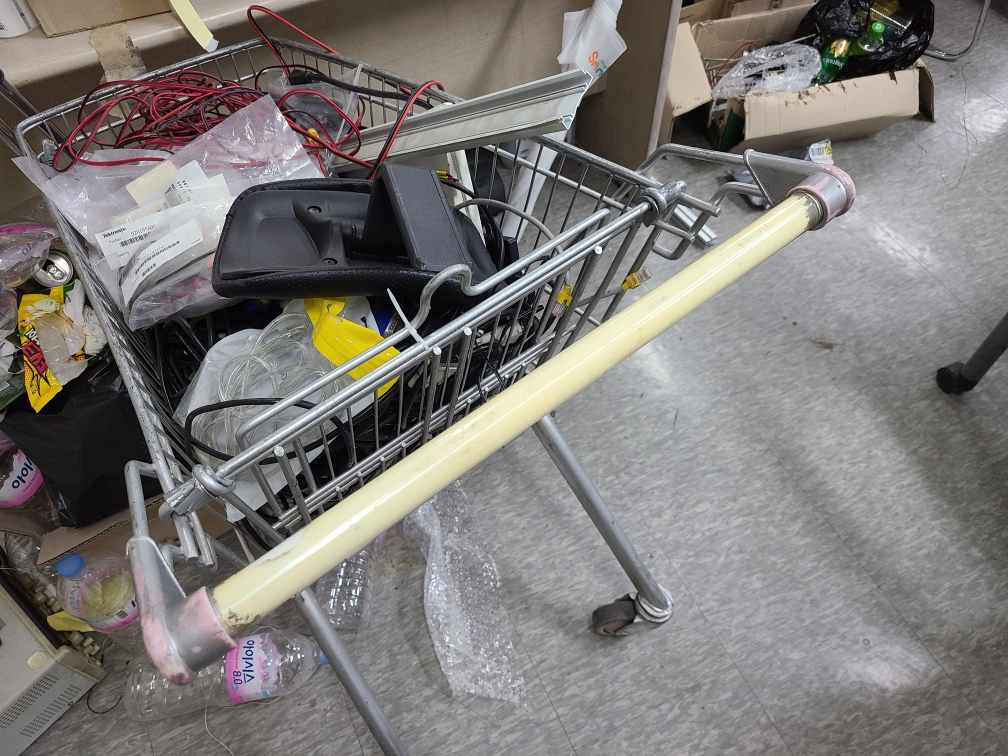
#> input picture images/1.jpg, 4032 x 3024 px, found by its file name (shown at 1/4 size)
$ python opencv_header.py
#> lines starting #> are read from the running program, lines starting #| are printed output that depends on the picture; after the words box and inside, x2 and y2 are one past the last pixel; in counts of white or black regions, pixels touching at a corner belong together
import cv2
import numpy as np
import math

# Blurring (src, kernel size) >> blured img
def Blurring(img, kernel_size):
    img_blur = cv2.blur(img, (kernel_size, kernel_size), anchor=(-1, -1), borderType=cv2.BORDER_DEFAULT)
    return img_blur

# Grayscale (src, threshold) >> grayscaled img
def Grayscale(img, thresh):
    gray = cv2.cvtColor(img, cv2.COLOR_RGB2GRAY)
    ret, binary = cv2.threshold(gray, thresh, 255, cv2.THRESH_BINARY)
    binary = cv2.bitwise_not(binary)
    return binary

# Contour (src, height, width, channel) >> contour img
def draw_Contours(img, height, width, channel):
    contours, _ = cv2.findContours(
        img,
        mode=cv2.RETR_LIST,
        method=cv2.CHAIN_APPROX_SIMPLE
    )
    temp_result = np.zeros((height, width, channel), dtype=np.uint8)
    cv2.drawContours(temp_result, contours=contours, contourIdx=-1, color=(255, 255, 255))
    return contours, temp_result

# Mask (src, low, high) >> masked img
def mask(bgr, low, high):
    hsv = cv2.cvtColor(bgr, cv2.COLOR_BGR2HSV)
    low_color = np.array([low[0], low[1], low[2]])
    high_color = np.array([high[0], high[1], high[2]])
    img_mask = cv2.inRange(hsv, low_color, high_color)
    return cv2.bitwise_and(bgr, bgr, mask = img_mask)

# ContourBox (contour, min_width, min ratio, src) >> contour box img
def draw_ContourBox(contours, min_width, min_ratio, src):
    angle = 127
    cart_size = 0
    for contour in contours:
        rect = cv2.minAreaRect(contour)
        if max(rect[1][0], rect[1][1]) > min_width and max(rect[1][0]/rect[1][1], rect[1][1]/rect[1][0]) > min_ratio:
            box = cv2.boxPoints(rect)
            box = np.int0(box)
            cv2.drawContours(src, [box], -1, (0, 255, 0), 2)
            for i in range(4):
                cv2.putText(src, "("+str(box[i][1])+", "+str(box[i][0])+")", (box[i][0], box[i][1]), cv2.FONT_HERSHEY_DUPLEX, 0.5, (0, 0, 255), 1)
            #print("==========================================================")
            box_ = sorted(box, key = lambda x: x[0])
            dx = box_[2][0]-box_[0][0]
            dy = box_[0][1]-box_[2][1]
            angle = math.atan2(dy,dx) * 180 / math.pi
            cart_handle = max(rect[1][0], rect[1][1])
            if cart_handle < 500:
                cart_size = 0
            elif 500 <= cart_handle:
                cart_size = 1
            # elif 450 <= cart_handle:
            #     cart_size = 2
            print("(x, y) = ({0})\n(width, height) = {1}\n(angle) = {2}".format(rect[0], rect[1], angle))
            #print(box)
            # print(cart_handle)

    return src, angle, cart_size

if __name__ == "__main__":
    src = cv2.imread("/home/robit/VS_workspace/capstone/images/1.jpg", cv2.IMREAD_COLOR)
#> src is the input picture: shape (3024, 4032, 3); mean B, G, R 119.8, 122.1, 125.6
    src = cv2.imread("./2.jpg", cv2.IMREAD_COLOR)
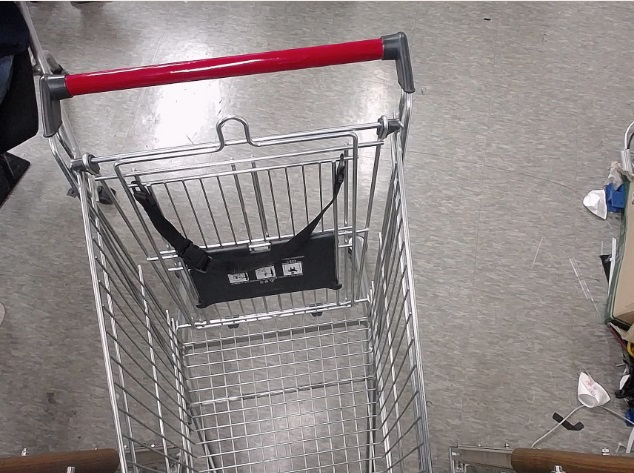
#> input picture 2.jpg, 634 x 473 px
#> src is the input picture: shape (473, 634, 3); mean B, G, R 134.6, 135.3, 143.5
    src = cv2.resize(src, dsize=(640, 480), interpolation=cv2.INTER_AREA)
#> src: shape (480, 640, 3)
    height, width, channel = src.shape
#> height = 480; width = 640; channel = 3
    cv2.imshow("src", src)

    low = [169, 50, 0]
    high = [179, 255, 255]
    img_masked = mask(src, low, high)
#> in mask, `hsv = cv2.cvtColor(bgr, cv2.COLOR_BGR2HSV)`: hsv: shape (480, 640, 3); mean H, S, V 54.4, 22.2, 143.9
#> in mask, `img_mask = cv2.inRange(hsv, low_color, high_color)`:
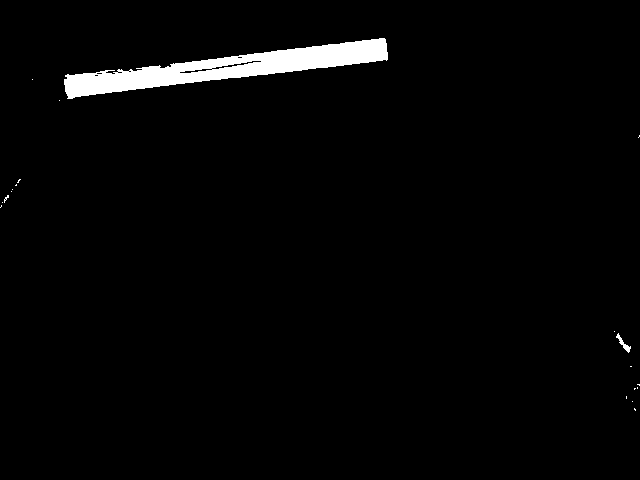
#> img_mask: shape (480, 640); 2.3% white; 20 white regions (18 under 20 px), largest, box (x1, y1, x2, y2) and area: (64, 38, 388, 99) 6926, (616, 333, 631, 353) 83
#> in mask, `return cv2.bitwise_and(bgr, bgr, mask = img_mask)`:
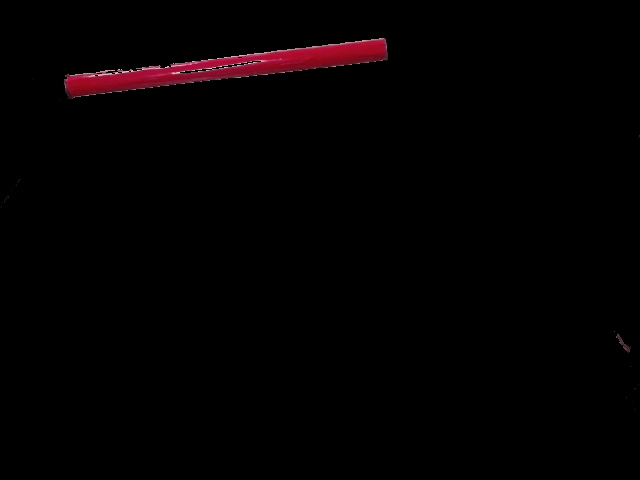
#> returned value: shape (480, 640, 3); mean of channels 0, 1, 2 1.3, 0.7, 3.4; drawn as B, G, R
    cv2.imshow("img_masked", img_masked)

    img_blur = Blurring(img_masked, 9)
    cv2.imshow('img_blur', img_blur)

    img_binary = Grayscale(img_blur, 3)
#> in Grayscale, `gray = cv2.cvtColor(img, cv2.COLOR_RGB2GRAY)`:
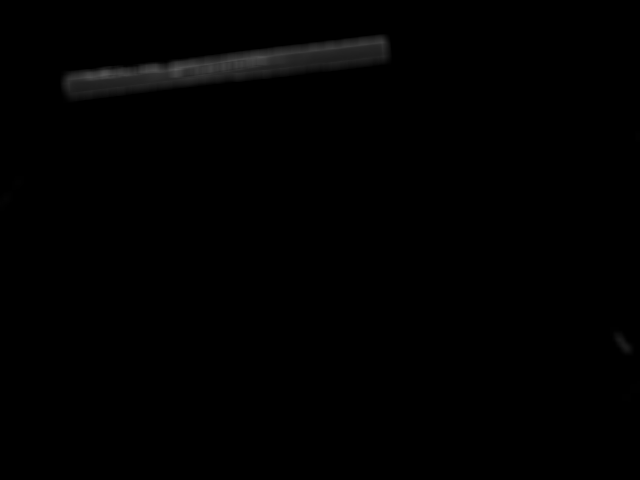
#> gray: shape (480, 640); min 0, max 89, mean 1.2
#> in Grayscale, `ret, binary = cv2.threshold(gray, thresh, 255, cv2.THRESH_BINARY)`:
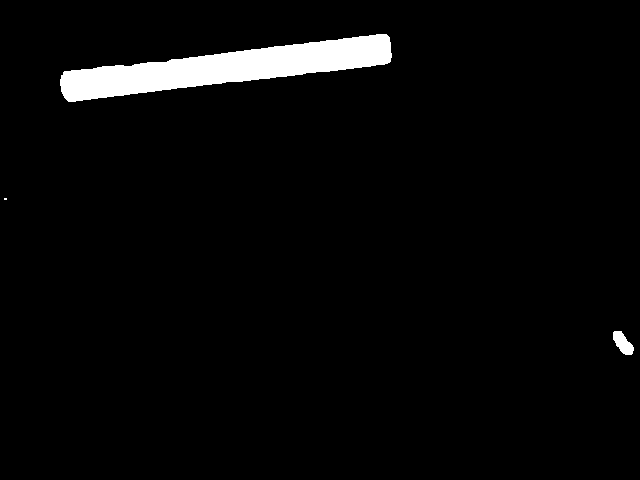
#> binary: shape (480, 640); 3.4% white; 3 white regions (1 under 20 px), largest, box (x1, y1, x2, y2) and area: (60, 34, 392, 102) 10036, (613, 331, 634, 355) 304
#> in Grayscale, `binary = cv2.bitwise_not(binary)`: binary: shape (480, 640); 96.6% white; 3 black regions (1 under 20 px)
    cv2.imshow('img_binary', img_binary)

    contours, img_contour = draw_Contours(img_binary, height, width, channel)
#> in draw_Contours, `contours, _ = cv2.findContours( img, mode=cv2.RETR_LIST, method=cv2.CH..`: contours = 4 contours, 1 with area under 20; largest, box (x1, y1, x2, y2) and area: (0, 0, 640, 480) 306081, (59, 33, 393, 103) 10388, (612, 330, 635, 356) 336
#> (the run stopped early here; a loop or call above may not have finished)
